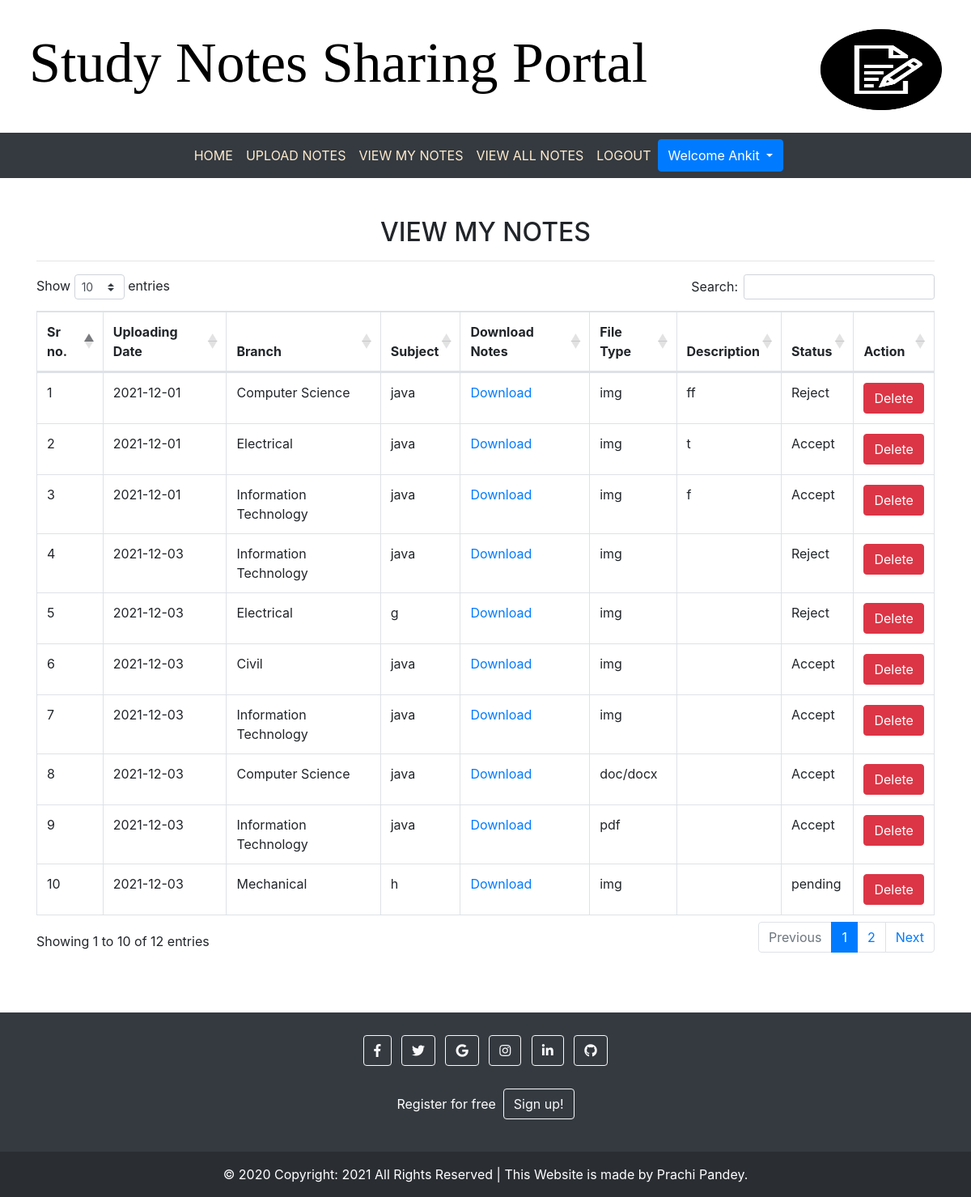
Page /view_mynotes (signed in) on the committed database.
### notes/models.py (models this page shows, shortened)
class Notes(models.Model):
    user = models.ForeignKey(User,on_delete=models.CASCADE)
    uploadingdate = models.CharField(max_length=30)
    branch = models.CharField(max_length=30)
    subject = models.CharField(max_length=30)
    notesfile = models.FileField(null=True)
    filetype = models.CharField(max_length=30)
    description = models.CharField(max_length=200, null=True)
    status = models.CharField(max_length=15)

### notes/views.py (the view)
# urls.py: path('view_mynotes',view_mynotes,name='view_mynotes'),
def view_mynotes(request):
    if not request.user.is_authenticated:
         return redirect('login')
    user=User.objects.get(id=request.user.id)
    notes=Notes.objects.filter(user=user)
    d = {'notes':notes,}
    return render(request,'view_mynotes.html',d)

### notes/templates/view_mynotes.html (shortened to what this page needs)
{% extends 'user_nav.html'  %}
{% block body %}
{% load static %}
<!DOCTYPE html>
<html lang="en">
     <link rel="stylesheet"href="https://cdnjs.cloudflare.com/ajax/libs/twitter-bootstrap/4.5.2/css/bootstrap.css">
     <link rel="stylesheet"href="https://cdn.datatables.net/1.11.3/css/dataTables.bootstrap4.min.css">
    <div class="container mt-5">
        <h2 class="text-center">VIEW MY NOTES</h2>
        <hr>
        <table class="table table-bordered " id="example">
            <thead>
                <tr>
                    <th>Sr no.</th>
                    <th>Uploading Date</th>
                    <th>Branch</th>
                    <th>Subject</th>
                    <th>Download Notes</th>
                    <th>File Type</th>
                    <th>Description</th>
                    <th>Status</th>
                    <th>Action</th>
                </thead>
            <tbody>
              {% for i in notes %}
                <tr>
                    <td>{{forloop.counter}}</td>
                    <td>{{i.uploadingdate}}</td>
                    <td>{{i.branch}}</td>
                    <td>{{i.subject}}</td>
                    <td><a href="{{i.notesfile.url}}" download>Download</a></td>
                    <td>{{i.filetype}}</td>
                    <td>{{i.description}}</td>
                    <td>{{i.status}}</td>
                    <td><a href="{% url 'delete_mynotes' i.id %}" class="btn btn-danger" onclick="return confirm('Are you sure?')">
                    Delete</a></td>
                </tr>
                {% endfor %}
            </tbody>
        </table>
    </div>
    <br><br><br>
    <footer class="bg-dark text-center text-white">
        <div class="container p-4 pb-0">
          <section class="mb-4">
            <a class="btn btn-outline-light btn-floating m-1" href="#!" role="button"
              ><i class="fab fa-facebook-f"></i
            ></a>
            <a class="btn btn-outline-light btn-floating m-1" href="#!" role="button"
              ><i class="fab fa-twitter"></i
            ></a>
            <a class="btn btn-outline-light btn-floating m-1" href="#!" role="button"
              ><i class="fab fa-google"></i
            ></a>
            <a class="btn btn-outline-light btn-floating m-1" href="#!" role="button"
              ><i class="fab fa-instagram"></i
            ></a>
            <a class="btn btn-outline-light btn-floating m-1" href="#!" role="button"
              ><i class="fab fa-linkedin-in"></i
            ></a>
            <a class="btn btn-outline-light btn-floating m-1" href="#!" role="button"
              ><i class="fab fa-github"></i
            ></a>
          </section>
          <section class="">
            <p class="d-flex justify-content-center align-items-center">
              <span class="me-3">Register for free&nbsp;&nbsp;</span>
              <a href="{% url 'signup'  %}" class="btn btn-outline-light btn-rounded">
                Sign up!
              </a>
            </p>
          </section>
        </div>
        <div class="text-center p-3" style="background-color: rgba(0, 0, 0, 0.2);">
          © 2020 Copyright: 2021 All Rights Reserved  | This Website is made by Prachi Pandey.
        </div>
      </footer>
</html>
{% endblock %}

### notes/templates/user_nav.html (shortened to what this page needs)
<!DOCTYPE html>
<html lang="en">
<head>
    {% load static %}
  <link rel="stylesheet" href="https://maxcdn.bootstrapcdn.com/bootstrap/4.3.1/css/bootstrap.min.css">
  <link rel="stylesheet" href="https://use.fontawesome.com/releases/v5.6.3/css/all.css"
>
  <link rel="stylesheet" href="{% static 'css/style.css' %}">
</head>
<body>
  <h2 style="padding:3%;">
       <span style="color:black; text-align:center; font-family:Algerian; Font-size: 70px;">Study Notes Sharing Portal</span>
       <img src="static/images/logo.png" align="right" style="width:150px; height:100px; position:relative;">
    </h2>
   <nav class="navbar navbar-expand-sm justify-content-center bg-dark" >
      <ul class="navbar-nav">
          <li class="navbar-item">
              <a class="nav-link" href="{% url 'profile' %}">HOME</a>
          </li>
          <li class="navbar-item">
            <a class="nav-link" href="{% url 'upload_notes' %}">UPLOAD NOTES</a>
          </li>
          <li class="navbar-item">
            <a class="nav-link" href="{% url 'view_mynotes' %}">VIEW MY NOTES</a>
          </li>
          <li class="navbar-item">
            <a class="nav-link" href="{% url 'viewallnotes' %}">VIEW ALL NOTES</a>
          </li>
          <li class="navbar-item">
            <a class="nav-link" href="{% url 'logout' %}">LOGOUT</a>
          </li>
          <div class="btn-group ">
              <button type="button" class="btn btn-primary dropdown-toggle" data-toggle="dropdown">
                  Welcome {{request.user.first_name}}
              </button>
          </div>
      </ul>
   </nav>
</body>
</html>
{% block body %}
{% endblock %}

### notes/templates/user_nav.html (style rules this page uses)
.nav-link { color: blanchedalmond; }

### rows in the picture
Notes: uploadingdate "2021-12-01", branch "Computer Science", subject "java", filetype "img", description "ff", status "Reject"
Notes: uploadingdate "2021-12-01", branch "Electrical", subject "java", filetype "img", description "t", status "Accept"
Notes: uploadingdate "2021-12-01", branch "Information Technology", subject "java", filetype "img", description "f", status "Accept"
Notes: uploadingdate "2021-12-03", branch "Information Technology", subject "java", filetype "img", status "Reject"
Notes: uploadingdate "2021-12-03", branch "Electrical", subject "g", filetype "img", status "Reject"
Notes: uploadingdate "2021-12-03", branch "Civil", subject "java", filetype "img", status "Accept"
Notes: uploadingdate "2021-12-03", branch "Information Technology", subject "java", filetype "img", status "Accept"
Notes: uploadingdate "2021-12-03", branch "Computer Science", subject "java", filetype "doc/docx", status "Accept"
Notes: uploadingdate "2021-12-03", branch "Information Technology", subject "java", filetype "pdf", status "Accept"
Notes: uploadingdate "2021-12-03", branch "Mechanical", subject "h", filetype "img", status "pending"

### other values in the picture
{{ request.user.first_name }} "Ankit"
